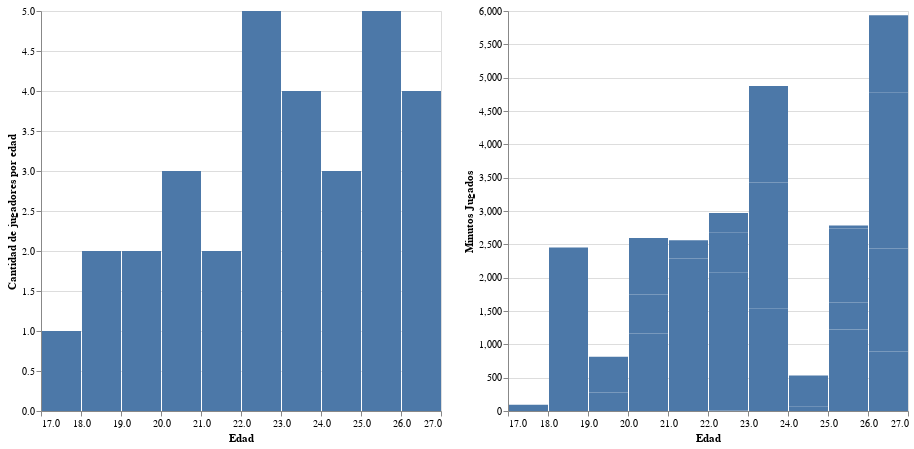

Source (notebook cell):
### Code cell
#7 Histograma de edades
df_total1 = duckdb.sql('SELECT  count(*) AS "Jugadores por edad","Edad" FROM "df_total" GROUP BY "Edad"' ).to_df()
def histograma(data,x,y,titulo,tooltip):
    if tooltip:
        histograma_edad = alt.Chart(data).mark_bar().encode(
            alt.X(x, bin=alt.Bin(extent=[17, 27], step=1),title='Edad'),  # Define el rango y el tamaño del bin
            alt.Y(y,title=titulo),
            tooltip=[alt.Tooltip(y), alt.Tooltip(tooltip)]
        ).properties(
            width=400,
            height=400,
        )
    else:
        histograma_edad = alt.Chart(data).mark_bar().encode(
            alt.X(x, bin=alt.Bin(extent=[17, 27], step=1),title='Edad'),  # Define el rango y el tamaño del bin
            alt.Y(y,title=titulo),
            tooltip=[alt.Tooltip(y)]
        ).properties(
            width=400,
            height=400,
        
        )
        
    return histograma_edad
minutos_total=histograma(df_total,'Edad','Total','Minutos Jugados','Jugador:N')
personas_total=histograma(df_total1,'Edad','Jugadores por edad','Cantidad de jugadores por edad',0)
grafico9=personas_total|minutos_total
grafico9

### Figure 1 — Vega-Lite specification as saved in the notebook (floating-point values rounded to 4 significant figures)
{"config": {"view": {"continuousWidth": 300, "continuousHeight": 300}}, "hconcat": [{"data": {"name": "data-d3d44318e108711ef343ea62b9fd4ebc"}, "mark": {"type": "bar"}, "encoding": {"tooltip": [{"field": "Jugadores por edad", "type": "quantitative"}], "x": {"bin": {"extent": [17, 27], "step": 1}, "field": "Edad", "title": "Edad", "type": "quantitative"}, "y": {"field": "Jugadores por edad", "title": "Cantidad de jugadores por edad", "type": "quantitative"}}, "height": 400, "width": 400}, {"data": {"name": "data-42682446f2490fe7dc6d0bcf5f6d8284"}, "mark": {"type": "bar"}, "encoding": {"tooltip": [{"field": "Total", "type": "quantitative"}, {"field": "Jugador", "type": "nominal"}], "x": {"bin": {"extent": [17, 27], "step": 1}, "field": "Edad", "title": "Edad", "type": "quantitative"}, "y": {"field": "Total", "title": "Minutos Jugados", "type": "quantitative"}}, "height": 400, "width": 400}], "$schema": "https://vega.github.io/schema/vega-lite/v5.20.1.json", "datasets": {"data-d3d44318e108711ef343ea62b9fd4ebc": [{"Jugadores por edad": 2, "Edad": 18}, {"Jugadores por edad": 2, "Edad": 21}, {"Jugadores por edad": 5, "Edad": 25}, {"Jugadores por edad": 5, "Edad": 22}, {"Jugadores por edad": 4, "Edad": 26}, {"Jugadores por edad": 2, "Edad": 19}, {"Jugadores por edad": 4, "Edad": 23}, {"Jugadores por edad": 3, "Edad": 24}, {"Jugadores por edad": 1, "Edad": 17}, {"Jugadores por edad": 3, "Edad": 20}], "data-42682446f2490fe7dc6d0bcf5f6d8284": [{"Jugador": "Villalba. Jorge", "Partidos Jugados": 26, "Titular": 26, "Suplente": 0, "Sin ingresar": 0, "G + A": -22, "Goles": -22, "Asistencias": 0, "T.A": 2, "T.R": 0, "Minutos de titular": 2287, "Minutos de Suplente": 0, "Total": 2287, "Goles cada 90": -0.87, "Asistencias cada 90": 0.0, "G/A cada 90": -0.87, "Edad": 21, "Posicion": "Arquero"}, {"Jugador": "Stuckrath. Leonel", "Partidos Jugados": 1, "Titular": 0, "Suplente": 1, "Sin ingresar": 21, "G + A": 0, "Goles": 0, "Asistencias": 0, "T.A": 0, "T.R": 0, "Minutos de titular": 0, "Minutos de Suplente": 8, "Total": 8, "Goles cada 90": 0.0, "Asistencias cada 90": 0.0, "G/A cada 90": 0.0, "Edad": 22, "Posicion": "Arquero"}, {"Jugador": "Gutman. Ivan", "Partidos Jugados": 20, "Titular": 19, "Suplente": 1, "Sin ingresar": 0, "G + A": 1, "Goles": 0, "Asistencias": 1, "T.A": 6, "T.R": 0, "Minutos de titular": 1513, "Minutos de Suplente": 30, "Total": 1543, "Goles cada 90": 0.0, "Asistencias cada 90": 0.06, "G/A cada 90": 0.06, "Edad": 23, "Posicion": "Defensor"}, {"Jugador": "Sucari. Santiago", "Partidos Jugados": 19, "Titular": 13, "Suplente": 6, "Sin ingresar": 4, "G + A": 0, "Goles": 0, "Asistencias": 0, "T.A": 5, "T.R": 0, "Minutos de titular": 1035, "Minutos de Suplente": 188, "Total": 1223, "Goles cada 90": 0.0, "Asistencias cada 90": 0.0, "G/A cada 90": 0.0, "Edad": 25, "Posicion": "Defensor"}, {"Jugador": "Cohen. Gaston", "Partidos Jugados": 21, "Titular": 21, "Suplente": 0, "Sin ingresar": 0, "G + A": 2, "Goles": 1, "Asistencias": 1, "T.A": 5, "T.R": 3, "Minutos de titular": 1883, "Minutos de Suplente": 0, "Total": 1883, "Goles cada 90": 0.05, "Asistencias cada 90": 0.05, "G/A cada 90": 0.1, "Edad": 23, "Posicion": "Defensor"}, {"Jugador": "Belfiore. Matias", "Partidos Jugados": 1, "Titular": 0, "Suplente": 1, "Sin ingresar": 8, "G + A": 0, "Goles": 0, "Asistencias": 0, "T.A": 0, "T.R": 0, "Minutos de titular": 0, "Minutos de Suplente": 4, "Total": 4, "Goles cada 90": 0.0, "Asistencias cada 90": 0.0, "G/A cada 90": 0.0, "Edad": 25, "Posicion": "Defensor"}, {"Jugador": "Braun. Manuel", "Partidos Jugados": 14, "Titular": 10, "Suplente": 4, "Sin ingresar": 7, "G + A": 0, "Goles": 0, "Asistencias": 0, "T.A": 1, "T.R": 1, "Minutos de titular": 809, "Minutos de Suplente": 82, "Total": 891, "Goles cada 90": 0.0, "Asistencias cada 90": 0.0, "G/A cada 90": 0.0, "Edad": 26, "Posicion": "Defensor"}, {"Jugador": "Maleh. Joan", "Partidos Jugados": 16, "Titular": 13, "Suplente": 3, "Sin ingresar": 3, "G + A": 0, "Goles": 0, "Asistencias": 0, "T.A": 3, "T.R": 1, "Minutos de titular": 1101, "Minutos de Suplente": 61, "Total": 1162, "Goles cada 90": 0.0, "Asistencias cada 90": 0.0, "G/A cada 90": 0.0, "Edad": 20, "Posicion": "Defensor"}, {"Jugador": "Gauna. Tomas", "Partidos Jugados": 9, "Titular": 5, "Suplente": 4, "Sin ingresar": 7, "G + A": 1, "Goles": 1, "Asistencias": 0, "T.A": 3, "T.R": 0, "Minutos de titular": 296, "Minutos de Suplente": 43, "Total": 339, "Goles cada 90": 0.27, "Asistencias cada 90": 0.0, "G/A cada 90": 0.27, "Edad": 23, "Posicion": "Defensor"}, {"Jugador": "Schor. Diego", "Partidos Jugados": 21, "Titular": 20, "Suplente": 1, "Sin ingresar": 0, "G + A": 3, "Goles": 1, "Asistencias": 2, "T.A": 5, "T.R": 0, "Minutos de titular": 1514, "Minutos de Suplente": 31, "Total": 1545, "Goles cada 90": 0.06, "Asistencias cada 90": 0.12, "G/A cada 90": 0.17, "Edad": 26, "Posicion": "Defensor"}, {"Jugador": "Yedlin. Julian", "Partidos Jugados": 1, "Titular": 1, "Suplente": 0, "Sin ingresar": 2, "G + A": 0, "Goles": 0, "Asistencias": 0, "T.A": 0, "T.R": 0, "Minutos de titular": 63, "Minutos de Suplente": 0, "Total": 63, "Goles cada 90": 0.0, "Asistencias cada 90": 0.0, "G/A cada 90": 0.0, "Edad": 24, "Posicion": "Mediocampista"}, {"Jugador": "Saroka. Federico", "Partidos Jugados": 7, "Titular": 2, "Suplente": 5, "Sin ingresar": 3, "G + A": 0, "Goles": 0, "Asistencias": 0, "T.A": 2, "T.R": 0, "Minutos de titular": 135, "Minutos de Suplente": 139, "Total": 274, "Goles cada 90": 0.0, "Asistencias cada 90": 0.0, "G/A cada 90": 0.0, "Edad": 21, "Posicion": "Mediocampista"}, {"Jugador": "Tolcachier. Ian", "Partidos Jugados": 10, "Titular": 5, "Suplente": 5, "Sin ingresar": 10, "G + A": 0, "Goles": 0, "Asistencias": 0, "T.A": 1, "T.R": 0, "Minutos de titular": 344, "Minutos de Suplente": 55, "Total": 399, "Goles cada 90": 0.0, "Asistencias cada 90": 0.0, "G/A cada 90": 0.0, "Edad": 25, "Posicion": "Mediocampista"}, {"Jugador": "Zalcman. Manuel", "Partidos Jugados": 24, "Titular": 24, "Suplente": 0, "Sin ingresar": 0, "G + A": 0, "Goles": 0, "Asistencias": 0, "T.A": 6, "T.R": 0, "Minutos de titular": 2074, "Minutos de Suplente": 0, "Total": 2074, "Goles cada 90": 0.0, "Asistencias cada 90": 0.0, "G/A cada 90": 0.0, "Edad": 22, "Posicion": "Mediocampista"}, {"Jugador": "Spolski. Jack", "Partidos Jugados": 1, "Titular": 0, "Suplente": 1, "Sin ingresar": 2, "G + A": 0, "Goles": 0, "Asistencias": 0, "T.A": 0, "T.R": 0, "Minutos de titular": 0, "Minutos de Suplente": 13, "Total": 13, "Goles cada 90": 0.0, "Asistencias cada 90": 0.0, "G/A cada 90": 0.0, "Edad": 24, "Posicion": "Mediocampista"}, {"Jugador": "Schvarzman. Hernan", "Partidos Jugados": 17, "Titular": 13, "Suplente": 4, "Sin ingresar": 7, "G + A": 3, "Goles": 1, "Asistencias": 2, "T.A": 0, "T.R": 0, "Minutos de titular": 1015, "Minutos de Suplente": 96, "Total": 1111, "Goles cada 90": 0.08, "Asistencias cada 90": 0.16, "G/A cada 90": 0.24, "Edad": 23, "Posicion": "Mediocampista"}, {"Jugador": "Lief. Mateo", "Partidos Jugados": 17, "Titular": 4, "Suplente": 13, "Sin ingresar": 1, "G + A": 1, "Goles": 0, "Asistencias": 1, "T.A": 1, "T.R": 0, "Minutos de titular": 262, "Minutos de Suplente": 322, "Total": 584, "Goles cada 90": 0.0, "Asistencias cada 90": 0.15, "G/A cada 90": 0.15, "Edad": 20, "Posicion": "Mediocampista"}, {"Jugador": "Mamed. Pedro", "Partidos Jugados": 8, "Titular": 3, "Suplente": 5, "Sin ingresar": 7, "G + A": 1, "Goles": 0, "Asistencias": 1, "T.A": 0, "T.R": 0, "Minutos de titular": 173, "Minutos de Suplente": 105, "Total": 278, "Goles cada 90": 0.0, "Asistencias cada 90": 0.32, "G/A cada 90": 0.32, "Edad": 19, "Posicion": "Mediocampista"}, {"Jugador": "Schmitt. Benjamin", "Partidos Jugados": 22, "Titular": 19, "Suplente": 3, "Sin ingresar": 1, "G + A": 3, "Goles": 2, "Asistencias": 1, "T.A": 2, "T.R": 0, "Minutos de titular": 1376, "Minutos de Suplente": 108, "Total": 1484, "Goles cada 90": 0.12, "Asistencias cada 90": 0.06, "G/A cada 90": 0.18, "Edad": 18, "Posicion": "Mediocampista"}, {"Jugador": "Suaya. Valentino", "Partidos Jugados": 18, "Titular": 9, "Suplente": 9, "Sin ingresar": 0, "G + A": 5, "Goles": 3, "Asistencias": 2, "T.A": 0, "T.R": 0, "Minutos de titular": 662, "Minutos de Suplente": 307, "Total": 969, "Goles cada 90": 0.28, "Asistencias cada 90": 0.19, "G/A cada 90": 0.46, "Edad": 18, "Posicion": "delantero"}, {"Jugador": "Libenson. Andres", "Partidos Jugados": 18, "Titular": 13, "Suplente": 5, "Sin ingresar": 1, "G + A": 3, "Goles": 1, "Asistencias": 2, "T.A": 2, "T.R": 0, "Minutos de titular": 922, "Minutos de Suplente": 188, "Total": 1110, "Goles cada 90": 0.08, "Asistencias cada 90": 0.16, "G/A cada 90": 0.24, "Edad": 25, "Posicion": "delantero"}, {"Jugador": "Szvalb. Federico", "Partidos Jugados": 18, "Titular": 4, "Suplente": 14, "Sin ingresar": 3, "G + A": 2, "Goles": 0, "Asistencias": 2, "T.A": 1, "T.R": 1, "Minutos de titular": 281, "Minutos de Suplente": 309, "Total": 590, "Goles cada 90": 0.0, "Asistencias cada 90": 0.31, "G/A cada 90": 0.31, "Edad": 22, "Posicion": "delantero"}, {"Jugador": "Regueira. Joaquin", "Partidos Jugados": 7, "Titular": 5, "Suplente": 2, "Sin ingresar": 0, "G + A": 1, "Goles": 0, "Asistencias": 1, "T.A": 1, "T.R": 0, "Minutos de titular": 387, "Minutos de Suplente": 70, "Total": 457, "Goles cada 90": 0.0, "Asistencias cada 90": 0.2, "G/A cada 90": 0.2, "Edad": 24, "Posicion": "delantero"}, {"Jugador": "Salmun. Gonzalo", "Partidos Jugados": 15, "Titular": 5, "Suplente": 10, "Sin ingresar": 2, "G + A": 3, "Goles": 0, "Asistencias": 3, "T.A": 2, "T.R": 0, "Minutos de titular": 393, "Minutos de Suplente": 141, "Total": 534, "Goles cada 90": 0.0, "Asistencias cada 90": 0.51, "G/A cada 90": 0.51, "Edad": 19, "Posicion": "delantero"}, {"Jugador": "Baldoma. Matias", "Partidos Jugados": 6, "Titular": 2, "Suplente": 4, "Sin ingresar": 1, "G + A": 3, "Goles": 2, "Asistencias": 1, "T.A": 2, "T.R": 1, "Minutos de titular": 104, "Minutos de Suplente": 104, "Total": 208, "Goles cada 90": 0.87, "Asistencias cada 90": 0.43, "G/A cada 90": 1.3, "Edad": 22, "Posicion": "delantero"}, {"Jugador": "Rozic. Tomas", "Partidos Jugados": 26, "Titular": 26, "Suplente": 0, "Sin ingresar": 0, "G + A": 16, "Goles": 13, "Asistencias": 3, "T.A": 4, "T.R": 0, "Minutos de titular": 2336, "Minutos de Suplente": 0, "Total": 2336, "Goles cada 90": 0.5, "Asistencias cada 90": 0.12, "G/A cada 90": 0.62, "Edad": 26, "Posicion": "delantero"}, {"Jugador": "Brunfman. Ariel", "Partidos Jugados": 13, "Titular": 10, "Suplente": 3, "Sin ingresar": 0, "G + A": 8, "Goles": 5, "Asistencias": 3, "T.A": 7, "T.R": 0, "Minutos de titular": 781, "Minutos de Suplente": 69, "Total": 850, "Goles cada 90": 0.53, "Asistencias cada 90": 0.32, "G/A cada 90": 0.85, "Edad": 20, "Posicion": "delantero"}, {"Jugador": "Mingolla. Naza", "Partidos Jugados": 13, "Titular": 13, "Suplente": 0, "Sin ingresar": 0, "G + A": 1, "Goles": 0, "Asistencias": 1, "T.A": 4, "T.R": 0, "Minutos de titular": 1163, "Minutos de Suplente": 0, "Total": 1163, "Goles cada 90": 0.0, "Asistencias cada 90": 0.08, "G/A cada 90": 0.08, "Edad": 26, "Posicion": "Mediocampista"}, {"Jugador": "Mamed. Lukas", "Partidos Jugados": 5, "Titular": 0, "Suplente": 5, "Sin ingresar": 2, "G + A": 1, "Goles": 1, "Asistencias": 0, "T.A": 0, "T.R": 0, "Minutos de titular": 0, "Minutos de Suplente": 93, "Total": 93, "Goles cada 90": 0.97, "Asistencias cada 90": 0.0, "G/A cada 90": 0.97, "Edad": 17, "Posicion": "delantero"}, {"Jugador": "Kilemnic. Dan", "Partidos Jugados": 1, "Titular": 1, "Suplente": 0, "Sin ingresar": 2, "G + A": 0, "Goles": 0, "Asistencias": 0, "T.A": 0, "T.R": 0, "Minutos de titular": 90, "Minutos de Suplente": 0, "Total": 90, "Goles cada 90": 0.0, "Asistencias cada 90": 0.0, "G/A cada 90": 0.0, "Edad": 22, "Posicion": "Defensor"}, {"Jugador": "Bergman. Julian", "Partidos Jugados": 1, "Titular": 0, "Suplente": 1, "Sin ingresar": 3, "G + A": 0, "Goles": 0, "Asistencias": 0, "T.A": 0, "T.R": 0, "Minutos de titular": 0, "Minutos de Suplente": 45, "Total": 45, "Goles cada 90": 0.0, "Asistencias cada 90": 0.0, "G/A cada 90": 0.0, "Edad": 25, "Posicion": "Arquero"}]}}
